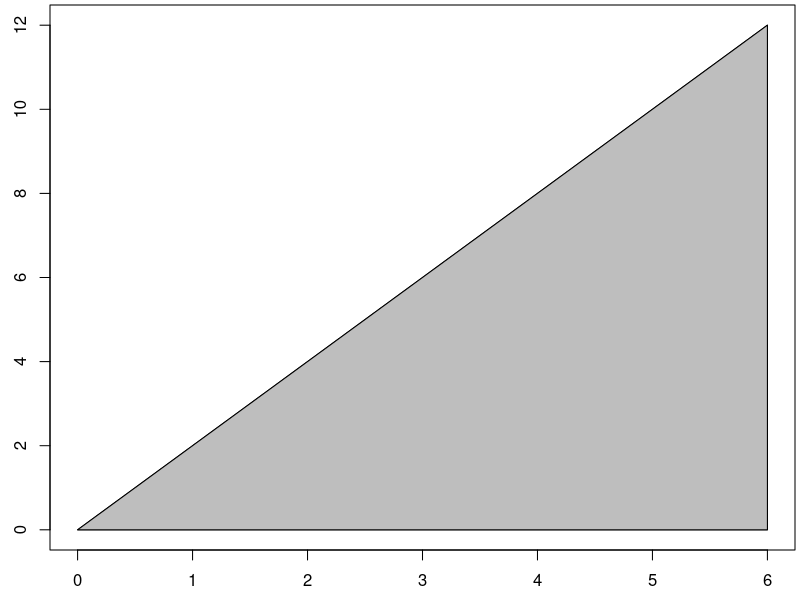
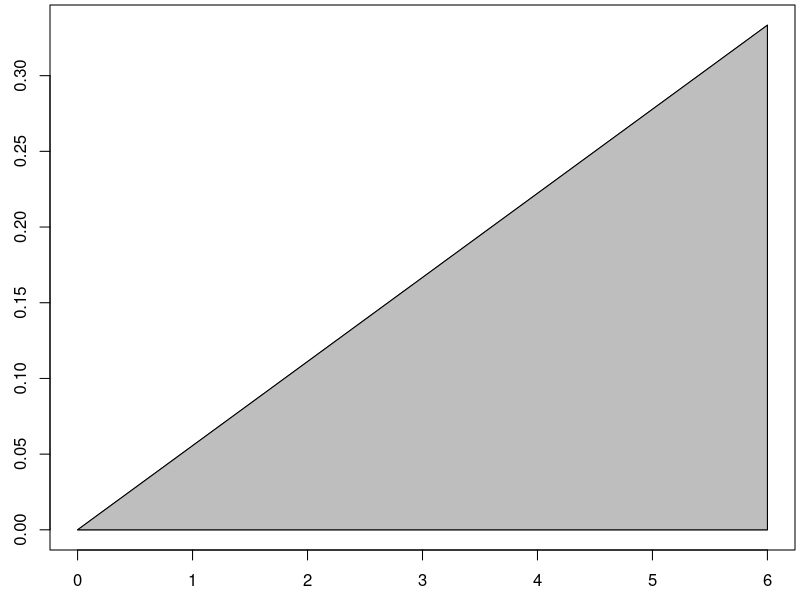
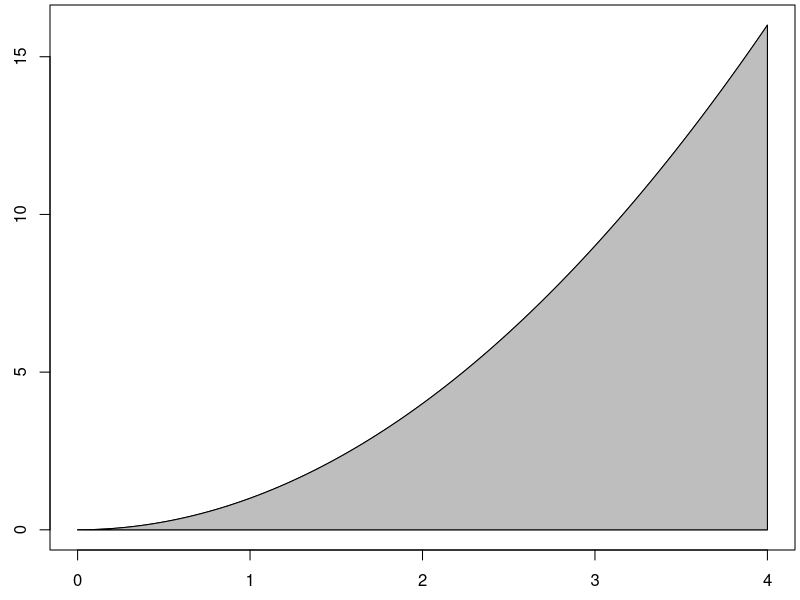

R code for these plots, in order:
draw_pmf <- function(x,p){
  xs <- c(rbind(x-1/2,x-1/2,x+1/2,x+1/2))
  px <- c(rbind(0,p,p,0))
  par(mar=c(2.5,2.5,0.25,0.25))
  plot.new()
  plot(xs,px,type="l")
  polygon(xs,px,col="gray")
}

draw_rug <- function(f,a,b,num_points=100){
  x <- c(a,seq(a,b,(b-a)/num_points),b,a)
  y <- c(0,f(seq(a,b,(b-a)/num_points)),0,0)
  par(mar=c(2.5,2.5,0.25,0.25))
  plot(x,y,type = "l")
  polygon(x,y,col="gray")
}

g <- function(x){2*x}
draw_rug(g,0,6)

(25/4)/36
1-(25/4)/36


kg <- function(x){2*x/36}
draw_rug(kg,0,6)


2.334^2/36




f <- function(x){x^2}
draw_rug(f,0,4)

1/8
27/64
27/64-1/8
